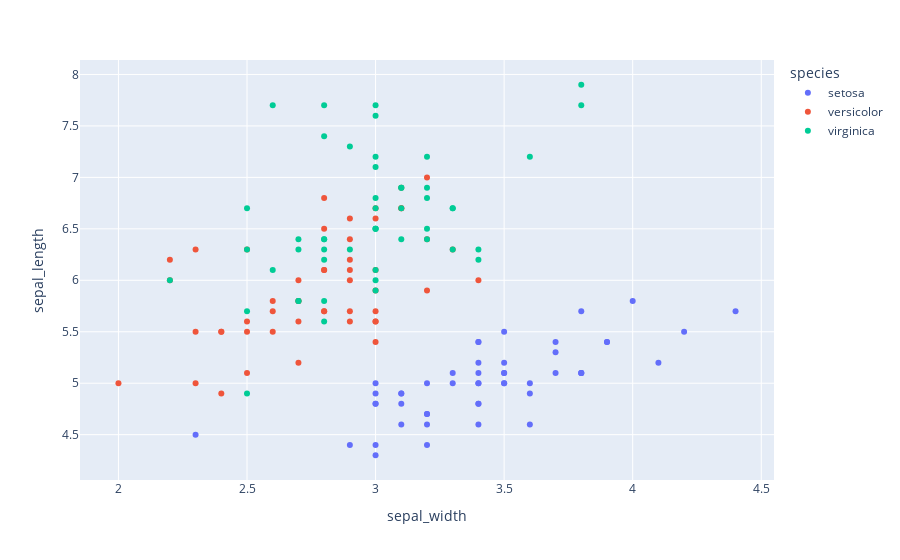

This figure's notebook cell:
### Markdown cell above
#### Color parameter

### Code cell
px.scatter(iris, x="sepal_width", y="sepal_length", color="species")

### Figure 1 — Plotly figure (JSON) as saved in the notebook; plotly's stock layout.template omitted (floating-point values rounded to 4 significant figures)
{"data": [{"hovertemplate": "species=setosa<br>sepal_width=%{x}<br>sepal_length=%{y}<extra></extra>", "legendgroup": "setosa", "marker": {"color": "#636efa", "symbol": "circle"}, "mode": "markers", "name": "setosa", "orientation": "v", "showlegend": true, "type": "scatter", "x": [3.5, 3, 3.2, 3.1, 3.6, 3.9, 3.4, 3.4, 2.9, 3.1, 3.7, 3.4, 3, 3, 4, 4.4, 3.9, 3.5, 3.8, 3.8, 3.4, 3.7, 3.6, 3.3, 3.4, 3, 3.4, 3.5, 3.4, 3.2, 3.1, 3.4, 4.1, 4.2, 3.1, 3.2, 3.5, 3.6, 3, 3.4, 3.5, 2.3, 3.2, 3.5, 3.8, 3, 3.8, 3.2, 3.7, 3.3], "xaxis": "x", "y": [5.1, 4.9, 4.7, 4.6, 5, 5.4, 4.6, 5, 4.4, 4.9, 5.4, 4.8, 4.8, 4.3, 5.8, 5.7, 5.4, 5.1, 5.7, 5.1, 5.4, 5.1, 4.6, 5.1, 4.8, 5, 5, 5.2, 5.2, 4.7, 4.8, 5.4, 5.2, 5.5, 4.9, 5, 5.5, 4.9, 4.4, 5.1, 5, 4.5, 4.4, 5, 5.1, 4.8, 5.1, 4.6, 5.3, 5], "yaxis": "y"}, {"hovertemplate": "species=versicolor<br>sepal_width=%{x}<br>sepal_length=%{y}<extra></extra>", "legendgroup": "versicolor", "marker": {"color": "#EF553B", "symbol": "circle"}, "mode": "markers", "name": "versicolor", "orientation": "v", "showlegend": true, "type": "scatter", "x": [3.2, 3.2, 3.1, 2.3, 2.8, 2.8, 3.3, 2.4, 2.9, 2.7, 2, 3, 2.2, 2.9, 2.9, 3.1, 3, 2.7, 2.2, 2.5, 3.2, 2.8, 2.5, 2.8, 2.9, 3, 2.8, 3, 2.9, 2.6, 2.4, 2.4, 2.7, 2.7, 3, 3.4, 3.1, 2.3, 3, 2.5, 2.6, 3, 2.6, 2.3, 2.7, 3, 2.9, 2.9, 2.5, 2.8], "xaxis": "x", "y": [7, 6.4, 6.9, 5.5, 6.5, 5.7, 6.3, 4.9, 6.6, 5.2, 5, 5.9, 6, 6.1, 5.6, 6.7, 5.6, 5.8, 6.2, 5.6, 5.9, 6.1, 6.3, 6.1, 6.4, 6.6, 6.8, 6.7, 6, 5.7, 5.5, 5.5, 5.8, 6, 5.4, 6, 6.7, 6.3, 5.6, 5.5, 5.5, 6.1, 5.8, 5, 5.6, 5.7, 5.7, 6.2, 5.1, 5.7], "yaxis": "y"}, {"hovertemplate": "species=virginica<br>sepal_width=%{x}<br>sepal_length=%{y}<extra></extra>", "legendgroup": "virginica", "marker": {"color": "#00cc96", "symbol": "circle"}, "mode": "markers", "name": "virginica", "orientation": "v", "showlegend": true, "type": "scatter", "x": [3.3, 2.7, 3, 2.9, 3, 3, 2.5, 2.9, 2.5, 3.6, 3.2, 2.7, 3, 2.5, 2.8, 3.2, 3, 3.8, 2.6, 2.2, 3.2, 2.8, 2.8, 2.7, 3.3, 3.2, 2.8, 3, 2.8, 3, 2.8, 3.8, 2.8, 2.8, 2.6, 3, 3.4, 3.1, 3, 3.1, 3.1, 3.1, 2.7, 3.2, 3.3, 3, 2.5, 3, 3.4, 3], "xaxis": "x", "y": [6.3, 5.8, 7.1, 6.3, 6.5, 7.6, 4.9, 7.3, 6.7, 7.2, 6.5, 6.4, 6.8, 5.7, 5.8, 6.4, 6.5, 7.7, 7.7, 6, 6.9, 5.6, 7.7, 6.3, 6.7, 7.2, 6.2, 6.1, 6.4, 7.2, 7.4, 7.9, 6.4, 6.3, 6.1, 7.7, 6.3, 6.4, 6, 6.9, 6.7, 6.9, 5.8, 6.8, 6.7, 6.7, 6.3, 6.5, 6.2, 5.9], "yaxis": "y"}], "layout": {"legend": {"title": {"text": "species"}, "tracegroupgap": 0}, "margin": {"t": 60}, "xaxis": {"anchor": "y", "domain": [0, 1], "title": {"text": "sepal_width"}}, "yaxis": {"anchor": "x", "domain": [0, 1], "title": {"text": "sepal_length"}}}}
